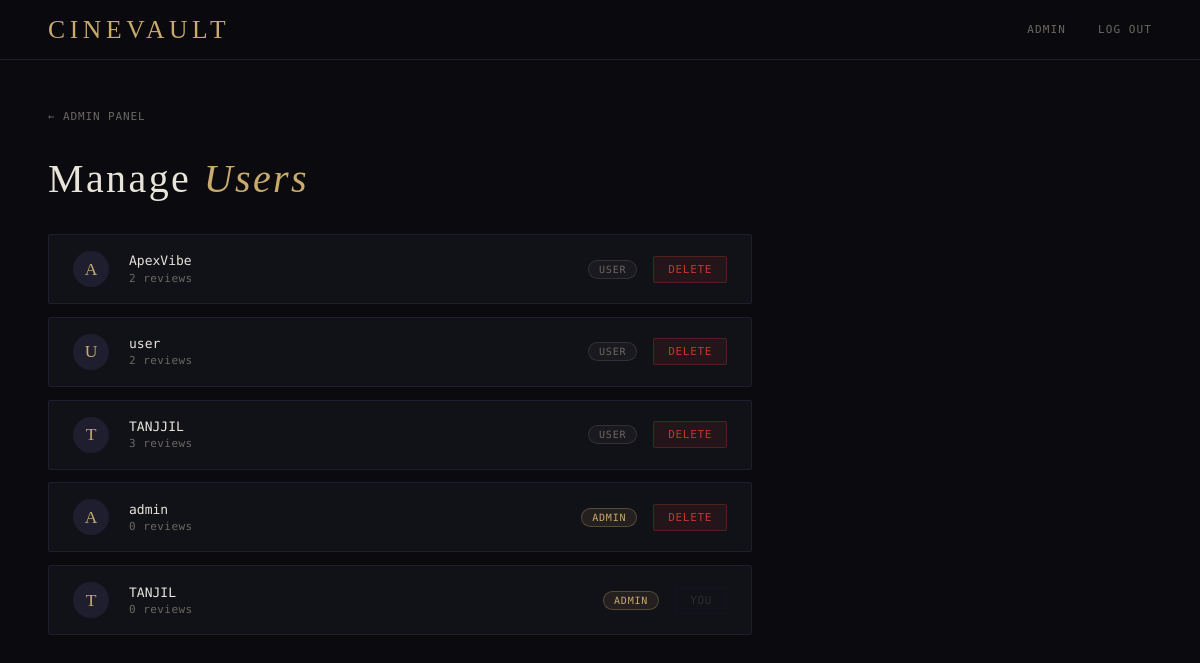
The app's page /manage-users.php (signed in) with its own data.
### tables this page shows
CREATE TABLE `user_details` (
  `ID` int(11) NOT NULL,
  `name` varchar(25) NOT NULL,
  `password` varchar(255) DEFAULT NULL,
  `role` enum('user','admin') DEFAULT 'user'
);

### manage-users.php (the view, shortened to what this page needs)
<?php
include 'db.php';
$users = $pdo->query(
    "SELECT u.*, COUNT(r.id) AS review_count
     FROM user_details u
     LEFT JOIN review_details r ON r.user_id = u.id
     GROUP BY u.id
     ORDER BY u.ID DESC"
)->fetchAll(PDO::FETCH_ASSOC);
?>
<!DOCTYPE html>
<html lang="en">
<head>
</head>
<body>
<nav>
  <a class="nav-logo" href="index.php">CineVault</a>
  <div class="nav-links">
    <a href="admin.php">Admin</a>
    <a href="logout.php">Log out</a>
  </div>
</nav>
<div class="content">
  <a href="admin.php" class="back-link">← Admin Panel</a>
  <h1>Manage <em>Users</em></h1>
  <?php foreach ($users as $u): ?>
  <div class="user-row">
    <div class="avatar"><?= mb_strtoupper(mb_substr($u['name'], 0, 1)) ?></div>
    <div>
      <div class="user-name"><?= htmlspecialchars($u['name']) ?></div>
      <div class="user-meta"><?= $u['review_count'] ?> reviews</div>
    </div>
    <span class="badge badge-<?= $u['role'] ?>"><?= ucfirst($u['role']) ?></span>
    <?php if ($u['ID'] === (int)$_SESSION['user_id']): ?>
      <span class="btn-self">You</span>
    <?php else: ?>
      <a href="manage-users.php?delete=<?= $u['ID'] ?>" class="btn-delete" onclick="return confirm('Delete user <?= htmlspecialchars($u['name']) ?> and all their reviews?')">Delete</a>
    <?php endif; ?>
  </div>
  <?php endforeach; ?>
</div>
</body>
</html>

### manage-users.php (style rules this page uses)
:root { --bg:#0a0a0f; --surface:#111118; --border:#1e1e2e; --accent:#c8a96e; --text:#e8e4d8; --muted:#6b6860; --ok:#27ae60; --err:#c0392b; }
*, *::before, *::after { box-sizing:border-box; margin:0; padding:0; }
body { background:var(--bg); color:var(--text); font-family:'DM Mono',monospace; font-size:13px; min-height:100vh; }
nav { position:sticky; top:0; display:flex; align-items:center; justify-content:space-between; padding:0 3rem; height:60px; background:rgba(10,10,15,.92); backdrop-filter:blur(12px); border-bottom:1px solid var(--border); z-index:100; }
.nav-logo { font-family:'Cormorant Garamond',serif; font-size:1.6rem; font-weight:300; letter-spacing:.18em; color:var(--accent); text-decoration:none; text-transform:uppercase; }
.nav-links { display:flex; gap:2rem; align-items:center; }
.nav-links a { color:var(--muted); text-decoration:none; letter-spacing:.1em; font-size:11px; text-transform:uppercase; transition:color .2s; }
.content { padding:3rem; max-width:800px; }
.back-link { display:inline-flex; align-items:center; gap:.4rem; color:var(--muted); text-decoration:none; font-size:11px; letter-spacing:.08em; text-transform:uppercase; margin-bottom:2rem; transition:color .2s; }
h1 { font-family:'Cormorant Garamond',serif; font-size:2.5rem; font-weight:300; letter-spacing:.06em; margin-bottom:2rem; }
h1 em { color:var(--accent); font-style:italic; }
.user-row { background:var(--surface); border:1px solid var(--border); border-radius:2px; padding:1rem 1.5rem; margin-bottom:.8rem; display:grid; grid-template-columns:40px 1fr auto auto; gap:1rem; align-items:center; transition:border-color .2s; }
.avatar { width:36px; height:36px; border-radius:50%; background:var(--border); display:flex; align-items:center; justify-content:center; font-family:'Cormorant Garamond',serif; font-size:1.1rem; color:var(--accent); }
.user-name { font-size:13px; color:var(--text); font-weight:400; }
.user-meta { color:var(--muted); font-size:11px; margin-top:.2rem; letter-spacing:.04em; }
.badge { padding:3px 10px; border-radius:100px; font-size:10px; letter-spacing:.08em; text-transform:uppercase; }
.badge-admin { background:rgba(200,169,110,.1); border:1px solid rgba(200,169,110,.3); color:var(--accent); }
.badge-user { background:rgba(107,104,96,.1); border:1px solid rgba(107,104,96,.3); color:var(--muted); }
.btn-delete { padding:6px 14px; background:rgba(192,57,43,.1); border:1px solid rgba(192,57,43,.3); color:var(--err); font-family:'DM Mono',monospace; font-size:11px; letter-spacing:.06em; text-transform:uppercase; cursor:pointer; border-radius:2px; transition:all .2s; text-decoration:none; }
.btn-self { opacity:.3; cursor:not-allowed; pointer-events:none; padding:6px 14px; border:1px solid var(--border); color:var(--muted); font-family:'DM Mono',monospace; font-size:11px; letter-spacing:.06em; text-transform:uppercase; border-radius:2px; }

### records on screen
user_details: name "A", name "ApexVibe", review_count "2", role "USER"
user_details: name "U", name "user", review_count "2", role "USER"
user_details: name "T", name "TANJJIL", review_count "3", role "USER"
user_details: name "A", name "admin", review_count "0", role "ADMIN"
user_details: name "T", name "TANJIL", review_count "0", role "ADMIN", shows "YOU"
